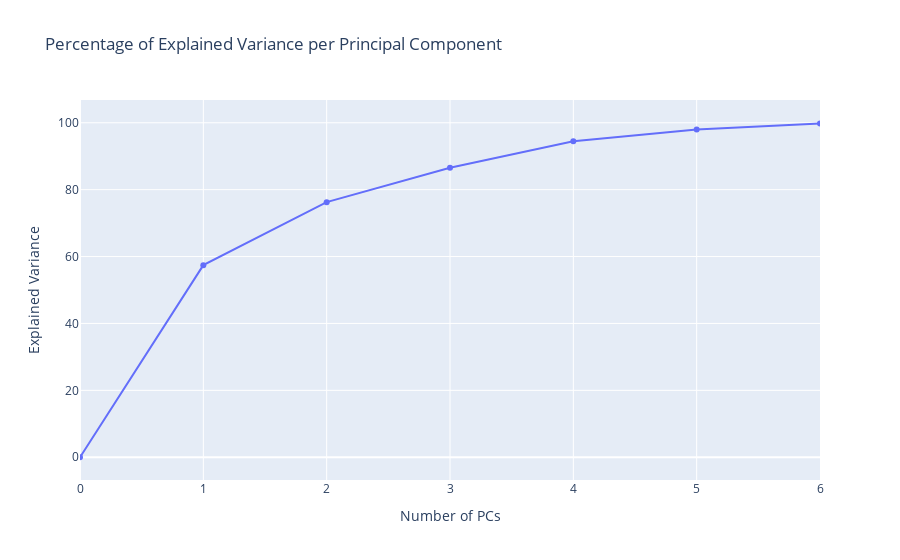

Notebook code for this chart:
### Code cell
fig2 = go.Figure(data=go.Scatter(y=var))

fig2.update_layout(go.Layout(title='Percentage of Explained Variance per Principal Component',
                            xaxis=go.XAxis(title='Number of PCs', range=[0, 6]),
                            yaxis=go.YAxis(title='Explained Variance')
))

fig2.show()

### Figure 1 — Plotly figure (JSON) as saved in the notebook; plotly's stock layout.template omitted (floating-point values rounded to 4 significant figures)
{"data": [{"type": "scatter", "y": [0, 57.43, 76.27, 86.52, 94.45, 97.95, 99.8, 100.0]}], "layout": {"autosize": true, "title": {"text": "Percentage of Explained Variance per Principal Component"}, "xaxis": {"range": [0, 6], "title": {"text": "Number of PCs"}}, "yaxis": {"autorange": true, "range": [-8.252, 108.3], "title": {"text": "Explained Variance"}, "type": "linear"}}}
